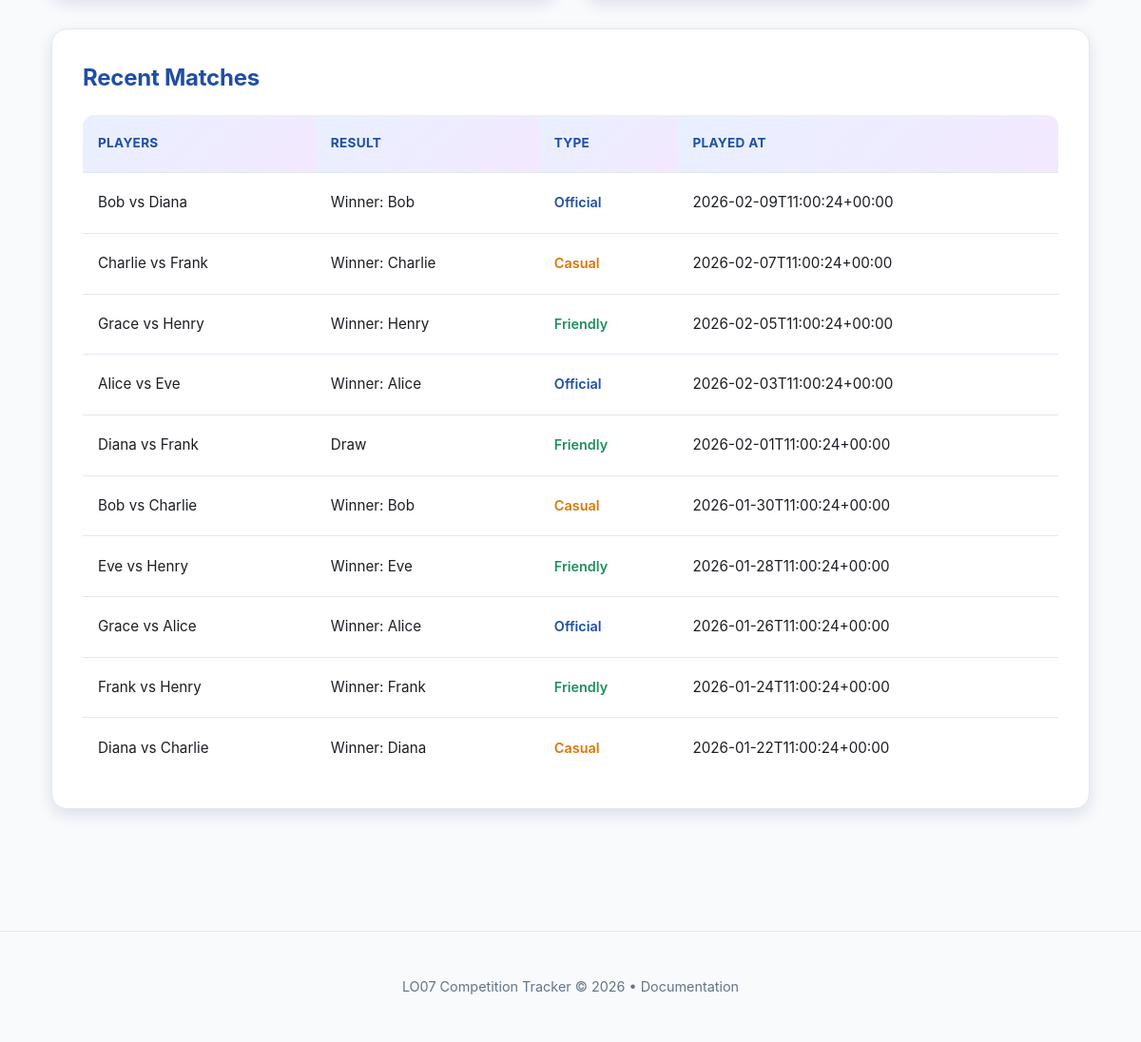
Page /club.php?club_id=1 (lower part) on the earlier database version.
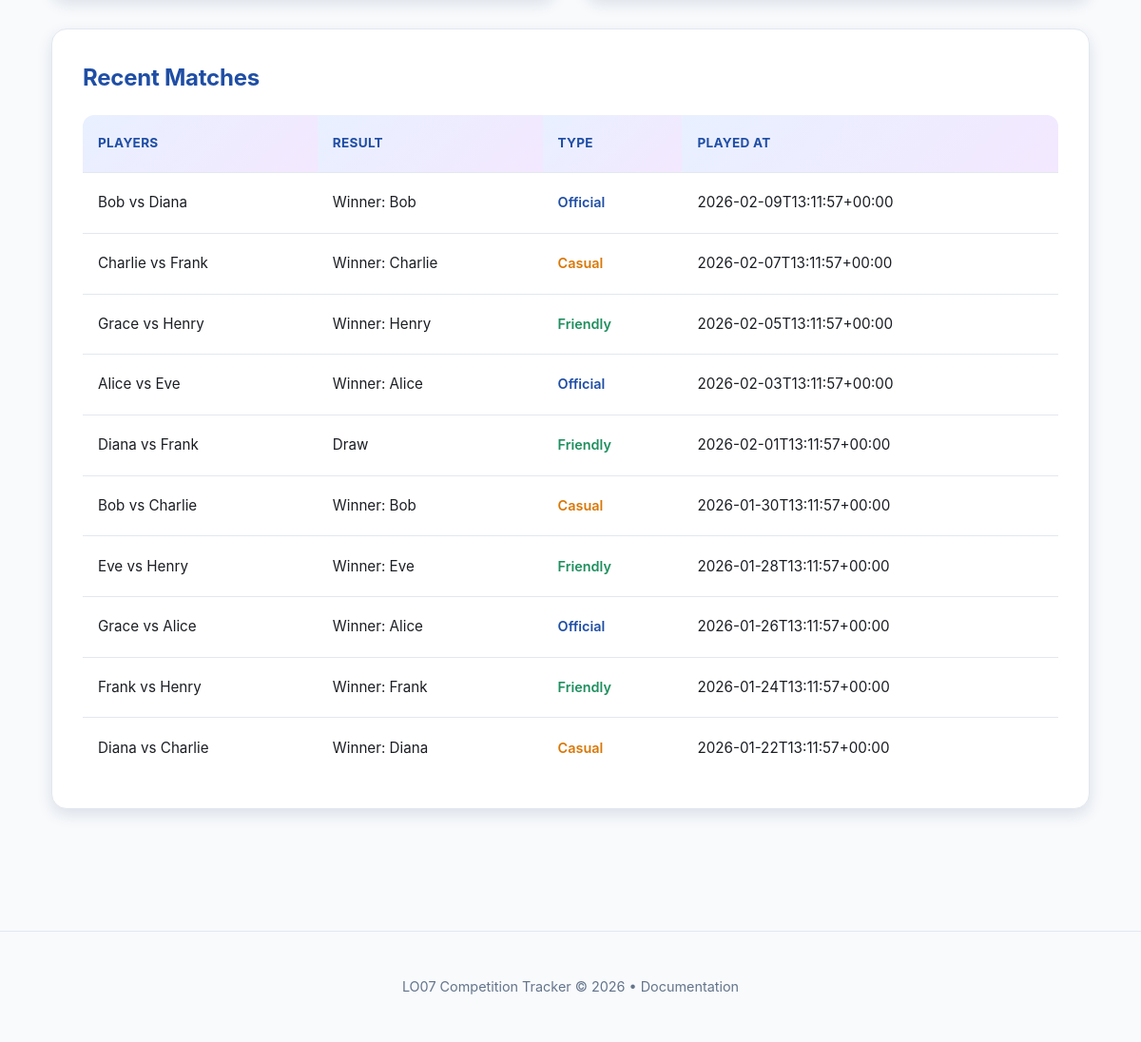
Same page on the later database version.
### tables this page shows
CREATE TABLE matches (
            id INTEGER PRIMARY KEY AUTOINCREMENT,
            club_id INTEGER NOT NULL,
            player_a_id INTEGER NOT NULL,
            player_b_id INTEGER NOT NULL,
            winner_id INTEGER,
            is_draw INTEGER NOT NULL DEFAULT 0,
            match_type TEXT NOT NULL DEFAULT "friendly",
            played_at TEXT NOT NULL,
            FOREIGN KEY (club_id) REFERENCES clubs(id) ON DELETE CASCADE,
            FOREIGN KEY (player_a_id) REFERENCES users(id),
            FOREIGN KEY (player_b_id) REFERENCES users(id),
            FOREIGN KEY (winner_id) REFERENCES users(id)
        );

### public/club.php (called while the page is built, shortened)
<?php
require __DIR__ . '/../app/bootstrap.php';
$clubId = (int) ($_GET['club_id'] ?? 0);
$controller = new ClubController($repo, $eloService, $defaultElo);
$data = $controller->getClubData($clubId);
$matches = $data['matches'];
require __DIR__ . '/../app/views/club.php';
$content = ob_get_clean();
require __DIR__ . '/../app/views/layout.php';

### app/bootstrap.php (called while the page is built, shortened)
<?php
$config = require __DIR__ . '/config/config.php';
require __DIR__ . '/config/db.php';
require __DIR__ . '/models/Repository.php';
require __DIR__ . '/controllers/DashboardController.php';
require __DIR__ . '/controllers/ClubController.php';
$db = db_connect($config);
$repo = new Repository($db);
$eloService = new EloService($config['elo_k']);
$defaultElo = $config['default_elo'];

### app/controllers/ClubController.php (called while the page is built, shortened)
<?php
class ClubController
{
    private Repository $repo;
    public function __construct(Repository $repo, EloService $eloService, int $defaultElo)
    {
        $this->repo = $repo;
    }
    public function getClubData(int $clubId): array
    {
        return [
            'club' => $this->repo->getClub($clubId),
            'members' => $this->repo->listClubMembers($clubId),
            'matches' => $this->repo->listRecentMatchesByClub($clubId),
        ];
    }
}

### app/models/Repository.php (called while the page is built, shortened)
<?php
class Repository
{
    private PDO $db;
    public function __construct(PDO $db)
    {
        $this->db = $db;
    }
    public function getClub(int $clubId): ?array
    {
        $stmt = $this->db->prepare(
            'SELECT c.*, u.username AS creator_name
             FROM clubs c
             LEFT JOIN users u ON u.id = c.created_by
             WHERE c.id = :id'
        );
        $stmt->execute(['id' => $clubId]);
        $club = $stmt->fetch(PDO::FETCH_ASSOC);
        return $club ?: null;
    }
    public function listClubMembers(int $clubId): array
    {
        $stmt = $this->db->prepare(
            'SELECT u.id AS user_id, u.username, cm.current_elo, cm.matches_played
             FROM club_members cm
             JOIN users u ON u.id = cm.user_id
             WHERE cm.club_id = :club_id
             ORDER BY cm.current_elo DESC, u.username ASC'
        );
        $stmt->execute(['club_id' => $clubId]);
        return $stmt->fetchAll(PDO::FETCH_ASSOC);
    }
    public function listRecentMatchesByClub(int $clubId, int $limit = 10): array
    {
        $stmt = $this->db->prepare(
            'SELECT m.*, ua.username AS player_a_name, ub.username AS player_b_name,
                uw.username AS winner_name
             FROM matches m
             JOIN users ua ON ua.id = m.player_a_id
             JOIN users ub ON ub.id = m.player_b_id
             LEFT JOIN users uw ON uw.id = m.winner_id
             WHERE m.club_id = :club_id
             ORDER BY m.played_at DESC
             LIMIT :limit'
        );
        $stmt->bindValue('club_id', $clubId, PDO::PARAM_INT);
        $stmt->bindValue('limit', $limit, PDO::PARAM_INT);
        $stmt->execute();
        return $stmt->fetchAll(PDO::FETCH_ASSOC);
    }
}

### app/views/club.php (the view, shortened to what this page needs)
<section class="grid-2">
</section>
<section class="card">
    <h2>Recent Matches</h2>
    <?php if (empty($matches)) : ?>
        <p>No matches yet.</p>
    <?php else : ?>
        <div class="table-wrap">
            <table>
                <thead>
                <tr>
                    <th>Players</th>
                    <th>Result</th>
                    <th>Type</th>
                    <th>Played at</th>
                </tr>
                </thead>
                <tbody>
                <?php foreach ($matches as $match) : ?>
                    <?php
                    $typeLabel = match($match['match_type'] ?? 'friendly') {
                        'official' => 'Official',
                        'casual' => 'Casual',
                        default => 'Friendly'
                    };
                    $typeColor = match($match['match_type'] ?? 'friendly') {
                        'official' => 'var(--blue)',
                        'casual' => 'var(--amber)',
                        default => 'var(--green)'
                    };
                    ?>
                    <tr>
                        <td>
                            <?php echo htmlspecialchars($match['player_a_name']); ?>
                            vs
                            <?php echo htmlspecialchars($match['player_b_name']); ?>
                        </td>
                        <td>
                            <?php if ((int) $match['is_draw'] === 1) : ?>
                                Draw
                            <?php else : ?>
                                Winner: <?php echo htmlspecialchars($match['winner_name'] ?? ''); ?>
                            <?php endif; ?>
                        </td>
                        <td>
                            <span style="
                                color: <?php echo $typeColor; ?>;
                                font-weight: 600;
                                font-size: 0.9rem;
                            ">
                                <?php echo $typeLabel; ?>
                            </span>
                        </td>
                        <td><?php echo htmlspecialchars($match['played_at']); ?></td>
                    </tr>
                <?php endforeach; ?>
                </tbody>
            </table>
        </div>
    <?php endif; ?>
</section>

### app/views/layout.php (shortened to what this page needs)
?><!doctype html>
<html lang="en">
<head>
    <link rel="stylesheet" href="assets/styles.css">
</head>
<body>
    <main class="container">
        <?php echo $content; ?>
    </main>
    <footer style="text-align: center; padding: 2rem 0; color: var(--muted); font-size: 0.9rem; border-top: 1px solid var(--border); margin-top: 4rem;">
        <p>LO07 Competition Tracker © 2026 • <a href="#" style="color: var(--muted); text-decoration: none;">Documentation</a></p>
    </footer>
</body>
</html>

### public/assets/styles.css (style rules this page uses)
:root { --blue: #1f4ea5; --blue-light: #e8f0ff; --green: #1f8f5f; --green-light: #e8f5ef; --red: #c13b2a; --red-light: #ffe8e5; --amber: #d97706; --amber-light: #fef3e2; --purple: #7c3aed; --purple-light: #f3e8ff; --sky: #0284c7; --sky-light: #e0f2fe; --bg: #f8fafc; --bg-dark: #1e293b; --card: #ffffff; --text: #1b1e23; --muted: #64748b; --border: #e2e8f0; --shadow-sm: 0 2px 6px rgba(15, 45, 92, 0.08); --shadow-md: 0 6px 16px rgba(15, 45, 92, 0.12); --shadow-lg: 0 12px 32px rgba(15, 45, 92, 0.15); }
* { box-sizing: border-box; }
body { margin: 0; font-family: -apple-system, BlinkMacSystemFont, "Segoe UI", "Helvetica Neue", sans-serif; color: var(--text); background: var(--bg); line-height: 1.6; }
.container { width: min(1200px, 95vw); margin: 0 auto; padding: 2rem 1.5rem; }
.card { background: var(--card); border-radius: 16px; padding: 2rem; margin-bottom: 2rem; box-shadow: var(--shadow-md); transition: all 0.3s ease; border: 1px solid var(--border); position: relative; overflow: hidden; }
.card::before { content: ''; position: absolute; top: 0; left: 0; right: 0; height: 4px; background: linear-gradient(90deg, var(--blue), var(--purple), var(--sky)); transform: scaleX(0); transform-origin: left; transition: transform 0.3s ease; }
.card h2 { margin: 0 0 1.2rem; font-size: 1.5rem; color: var(--blue); font-weight: 700; letter-spacing: -0.01em; }
.grid-2 { display: grid; grid-template-columns: repeat(auto-fit, minmax(280px, 1fr)); gap: 2rem; }
.table-wrap { overflow-x: auto; }
table { width: 100%; border-collapse: collapse; background: var(--card); border-radius: 12px; overflow: hidden; }
th, td { text-align: left; padding: 1.2rem 1rem; border-bottom: 1px solid var(--border); font-size: 0.95rem; line-height: 1.6; }
th { background: linear-gradient(135deg, var(--blue-light) 0%, var(--purple-light) 100%); color: var(--blue); font-weight: 700; letter-spacing: 0.02em; text-transform: uppercase; font-size: 0.85rem; }
tbody tr { transition: all 0.2s ease; }
tbody tr:last-child td { border-bottom: none; }

Differences in the rows shown:
changed matches (number 1 of 10 on the later page): played_at "2026-02-09T11:00:24+00:00" → "2026-02-09T13:11:57+00:00"
changed matches (number 2 of 10 on the later page): played_at "2026-02-07T11:00:24+00:00" → "2026-02-07T13:11:57+00:00"
changed matches (number 3 of 10 on the later page): played_at "2026-02-05T11:00:24+00:00" → "2026-02-05T13:11:57+00:00"
changed matches (number 4 of 10 on the later page): played_at "2026-02-03T11:00:24+00:00" → "2026-02-03T13:11:57+00:00"
changed matches (number 5 of 10 on the later page): played_at "2026-02-01T11:00:24+00:00" → "2026-02-01T13:11:57+00:00"
changed matches (number 6 of 10 on the later page): played_at "2026-01-30T11:00:24+00:00" → "2026-01-30T13:11:57+00:00"
changed matches (number 7 of 10 on the later page): played_at "2026-01-28T11:00:24+00:00" → "2026-01-28T13:11:57+00:00"
changed matches (number 8 of 10 on the later page): played_at "2026-01-26T11:00:24+00:00" → "2026-01-26T13:11:57+00:00"
changed matches (number 9 of 10 on the later page): played_at "2026-01-24T11:00:24+00:00" → "2026-01-24T13:11:57+00:00"
changed matches (number 10 of 10 on the later page): played_at "2026-01-22T11:00:24+00:00" → "2026-01-22T13:11:57+00:00"
